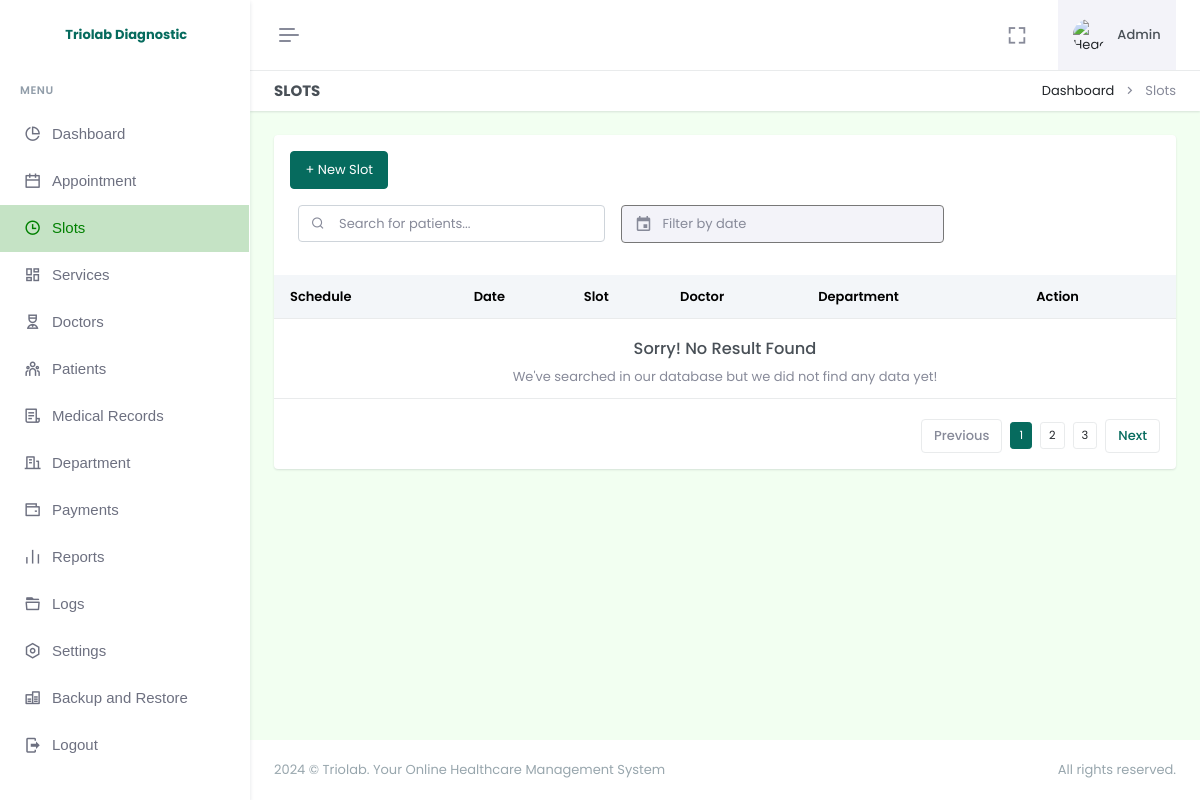
Before: /admin/slots.php (signed in) with the older database file.
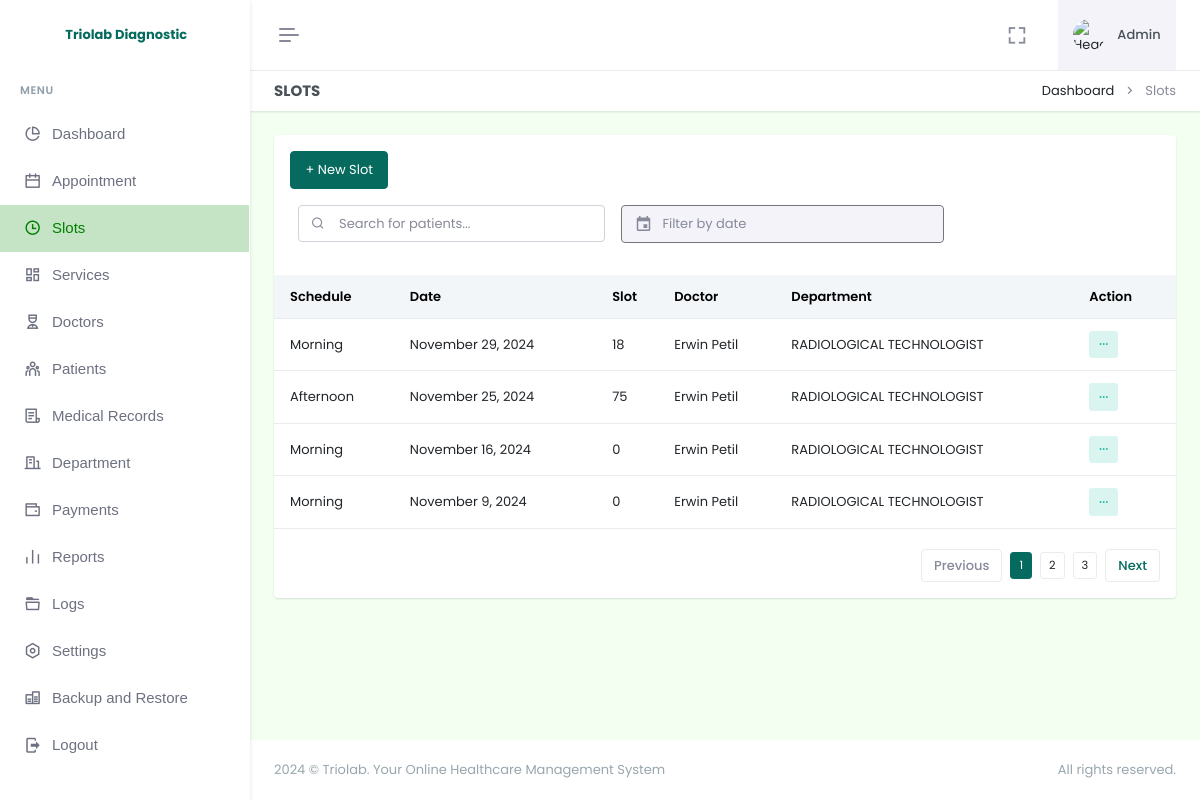
After: the same page with the newer database file.
### tables this page shows
CREATE TABLE `appointment_slots` (
  `id` int(11) NOT NULL AUTO_INCREMENT,
  `schedule` varchar(255) NOT NULL,
  `doctor_id` varchar(255) NOT NULL,
  `date` datetime(6) NOT NULL DEFAULT current_timestamp(6),
  `slot` varchar(255) NOT NULL,
  `is_archive` tinyint(4) NOT NULL DEFAULT 0,
  PRIMARY KEY (`id`)
);

CREATE TABLE `doctor` (
  `employee_id` varchar(255) NOT NULL,
  `firstname` varchar(255) NOT NULL,
  `lastname` varchar(255) NOT NULL,
  `username` varchar(255) NOT NULL,
  `email` varchar(255) NOT NULL,
  `password` varchar(255) NOT NULL,
  `profile_img` varchar(255) DEFAULT NULL,
  `department_id` int(11) DEFAULT NULL,
  `date_added` timestamp NOT NULL DEFAULT current_timestamp(),
  `is_archive` tinyint(4) NOT NULL DEFAULT 0,
  PRIMARY KEY (`employee_id`),
  KEY `fk_doctor_department_new` (`department_id`),
  CONSTRAINT `fk_doctor_department_new` FOREIGN KEY (`department_id`) REFERENCES `departments` (`id`) ON DELETE SET NULL
);

CREATE TABLE `departments` (
  `id` int(255) NOT NULL AUTO_INCREMENT,
  `name` varchar(255) NOT NULL,
  `date_added` date NOT NULL DEFAULT current_timestamp(),
  `is_archive` tinyint(4) NOT NULL DEFAULT 0,
  PRIMARY KEY (`id`)
);

### admin/slots.php (the view, shortened to what the changed rows need)
<!doctype html>
<html lang="en" data-layout="vertical" data-topbar="light" data-sidebar="light" data-sidebar-size="lg" data-sidebar-image="none" data-preloader="disable" data-theme="default" data-theme-colors="green">
<head>
    <link rel="stylesheet" href="https://cdn.jsdelivr.net/npm/flatpickr/dist/flatpickr.min.css">
    <link href="assets/css/bootstrap.min.css" rel="stylesheet" type="text/css" />
    <link href="assets/css/icons.min.css" rel="stylesheet" type="text/css" />
    <link href="assets/css/app.min.css" rel="stylesheet" type="text/css" />
    <link href="assets/css/custom.min.css" rel="stylesheet" type="text/css" />
    <link rel="stylesheet" href="assets/css/sweetalert.css">
</head>
<body style="background-color: #F2FFF1">
    <div id="layout-wrapper">
        <?php require "header.php"; ?>
        <div class="main-content">
            <div class="page-content">
                <div class="container-fluid">
                    <div class="row">
                        <div class="col-12">
                            <div class="card">
                                <div class="card-body">
                                    <div class="listjs-table" id="customerList">
                                        <div class="table-responsive table-card mt-3 mb-1">
                                            <table class="table align-middle table-nowrap" id="customerTable">
                                                <thead class="table-light">
                                                    <tr>
                                                        <th>Schedule</th>
                                                        <th>Date</th>
                                                        <th>Slot</th>
                                                        <th>Doctor</th>
                                                        <th>Department</th>
                                                        <th>Action</th>
                                                    </tr>
                                                </thead>
                                                <tbody class="list">
                                                    <?php
                                                    $selectSlot = $pdo->query("
            SELECT
                appointment_slots.id,
                appointment_slots.schedule,
                appointment_slots.date,
                appointment_slots.slot,
                doctor.firstname,
                doctor.lastname,
                departments.name AS department_name
            FROM appointment_slots
            JOIN doctor ON appointment_slots.doctor_id = doctor.employee_id
            JOIN departments ON doctor.department_id = departments.id
        ");
                                                    if ($selectSlot->rowCount() > 0) {
                                                        while ($row = $selectSlot->fetch(PDO::FETCH_ASSOC)) {
                                                            $dateString = $row['date'];
                                                            $formattedDate = date("F j, Y", strtotime($dateString));
                                                    ?>
                                                            <tr>
                                                                <td><?= htmlspecialchars($row['schedule']); ?></td>
                                                                <td><?= htmlspecialchars($formattedDate); ?></td>
                                                                <td><?= htmlspecialchars($row['slot']); ?></td>
                                                                <td><?= htmlspecialchars($row['firstname'] . ' ' . $row['lastname']); ?></td>
                                                                <td><?= htmlspecialchars($row['department_name']); ?></td>
                                                                <td>
                                                                    <div class="dropdown d-inline-block">
                                                                        <button class="btn btn-soft-success btn-sm dropdown" type="button" data-bs-toggle="dropdown" aria-expanded="false">
                                                                            <i class="ri-more-fill align-middle"></i>
                                                                        </button>
                                                                    </div>
                                                                </td>
                                                            </tr>
                                                        <?php
                                                        }
                                                    } else {
                                                        ?>
                                                        <tr>
                                                            <td colspan="6">
                                                                <div class="noresult">
                                                                    <div class="text-center">
                                                                        <h5 class="mt-2">Sorry! No Result Found</h5>
                                                                        <p class="text-muted mb-0">We've searched in our database but we did not find any data yet!</p>
                                                                    </div>
                                                                </div>
                                                            </td>
                                                        </tr>
                                                    <?php
                                                    }
                                                    ?>
                                                </tbody>
                                            </table>
                                        </div>
                                    </div>
                                </div>
                            </div>
                        </div>
                    </div>
                </div>
            </div>
        </div>
    </div>
</body>
</html>

Changed rows visible on the page:
now on this page (row edited): appointment_slots: schedule "Morning", date "November 29, 2024", slot "18", doctor.lastname "Erwin Petil", departments.name "RADIOLOGICAL TECHNOLOGIST"
now on this page (row edited): appointment_slots: schedule "Afternoon", date "November 25, 2024", slot "75", doctor.lastname "Erwin Petil", departments.name "RADIOLOGICAL TECHNOLOGIST"
now on this page (row edited): appointment_slots: schedule "Morning", date "November 16, 2024", slot "0", doctor.lastname "Erwin Petil", departments.name "RADIOLOGICAL TECHNOLOGIST"
now on this page (row edited): appointment_slots: schedule "Morning", date "November 9, 2024", slot "0", doctor.lastname "Erwin Petil", departments.name "RADIOLOGICAL TECHNOLOGIST"
Other visible differences:
text no longer shown: "Sorry! No Result Found We've searched in our database but we did not find any data yet!"
